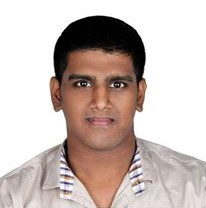
#> input picture Sources/Aaron John Sabu.jpg, 206 x 208 px; the run also reads 1 picture not shown here
$ python 006__Image_with_HSV_Mask.py
#> lines starting #> are read from the running program, lines starting #| are printed output that depends on the picture; after the words box and inside, x2 and y2 are one past the last pixel; in counts of white or black regions, pixels touching at a corner belong together
#!/usr/bin/env python
import cv2
import numpy as np

def nilch(pos):
	pass

image01 = cv2.imread('../Sources/Aaron John Sabu.jpg', cv2.IMREAD_COLOR)
#> image01 is the input picture: shape (208, 206, 3); mean B, G, R 183.5, 188.4, 202.3

cv2.namedWindow   ('Image')
cv2.namedWindow   ('Mask')
cv2.namedWindow   ('Output')

cv2.moveWindow    ('Image',   300, 400)
cv2.moveWindow    ('Mask',    700, 400)
cv2.moveWindow    ('Output', 1100, 400)

cv2.createTrackbar('Lower_Hue', 'Mask', 0, 180, nilch)
#> slider 'Lower_Hue' is set to 36
cv2.createTrackbar('Upper_Hue', 'Mask', 0, 180, nilch)
#> slider 'Upper_Hue' is set to 180
cv2.createTrackbar('Lower_Sat', 'Mask', 0, 255, nilch)
#> slider 'Lower_Sat' is set to 51
cv2.createTrackbar('Upper_Sat', 'Mask', 0, 255, nilch)
#> slider 'Upper_Sat' is set to 255
cv2.createTrackbar('Lower_Val', 'Mask', 0, 255, nilch)
#> slider 'Lower_Val' is set to 51
cv2.createTrackbar('Upper_Val', 'Mask', 0, 255, nilch)
#> slider 'Upper_Val' is set to 255

while(True):
	image01 = cv2.imread('./Aaron John Sabu.jpg', cv2.IMREAD_COLOR)
	hsv_01  = cv2.cvtColor(image01, cv2.COLOR_BGR2HSV)
#> hsv_01: shape (208, 206, 3); mean H, S, V 14.4, 34.9, 202.4

	LH      = cv2.getTrackbarPos('Lower_Hue', 'Mask')
	UH      = cv2.getTrackbarPos('Upper_Hue', 'Mask')
	LS      = cv2.getTrackbarPos('Lower_Sat', 'Mask')
	US      = cv2.getTrackbarPos('Upper_Sat', 'Mask')
	LV      = cv2.getTrackbarPos('Lower_Val', 'Mask')
	UV      = cv2.getTrackbarPos('Upper_Val', 'Mask')
	mask    = cv2.inRange(hsv_01, np.array([LH,LS,LV]), np.array([UH,US,UV]))
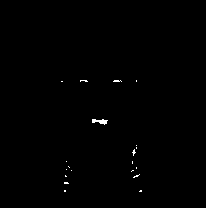
#> mask: shape (208, 206); 0.34% white in thin lines or dots, all inside (x1, y1, x2, y2) = (61, 80, 142, 192)
	output  = cv2.bitwise_and(image01, image01, mask=mask)

	cv2.imshow('Image', image01)
	cv2.imshow('Mask', mask)
	cv2.imshow('Output', output)

	keyb_inp = cv2.waitKey(10)
#> (key Esc is pressed here)
	if keyb_inp == 27:
		break

cv2.destroyAllWindows()
